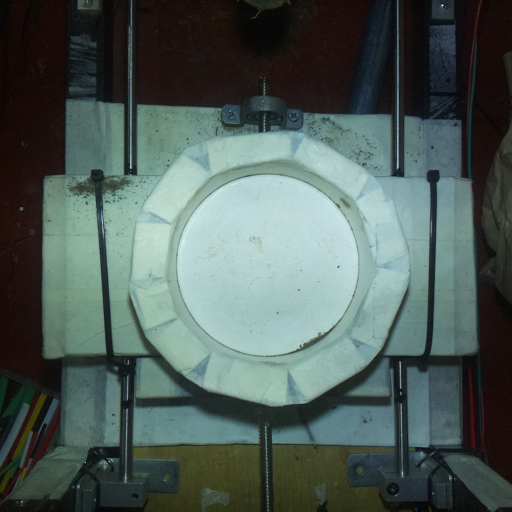
#> input picture ipynb/samplepic.jpg, 1024 x 1024 px (shown at 1/2 size)
$ jupyter execute --allow-errors test_preprocessing.ipynb
#> lines starting #> are read from the running program, lines starting #| are printed output that depends on the picture; after the words box and inside, x2 and y2 are one past the last pixel; in counts of white or black regions, pixels touching at a corner belong together
[cell 1]
import numpy as np
import cv2
import matplotlib.pyplot as plt

[cell 2]
image = cv2.imread("samplepic.jpg")
#> image is the input picture: shape (1024, 1024, 3); mean B, G, R 88.3, 93.1, 78.3
image = cv2.cvtColor(image, cv2.COLOR_BGR2RGB)
# plt.imshow(image)
# plt.axis("off")
# plt.show()
cropped_image = image[330:720, 330:740 ,:]
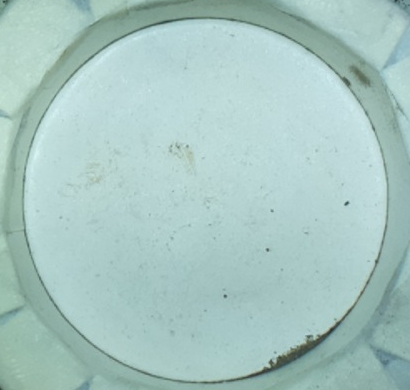
#> cropped_image: shape (390, 410, 3); mean R, G, B 167.2, 198.3, 193.6
plt.imshow(cropped_image)
plt.show()

[cell 3]
resized_image = cv2.resize(cropped_image, (64, 64))
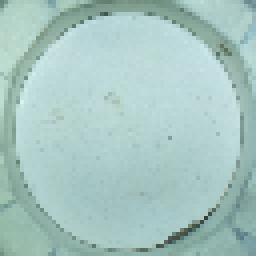
#> resized_image: shape (64, 64, 3) (shown 4 times larger); mean R, G, B 167.1, 198.1, 193.5
#> (the rest of this cell did not finish here and is left out)

[cell 4]
image = cv2.imread("final.jpg")
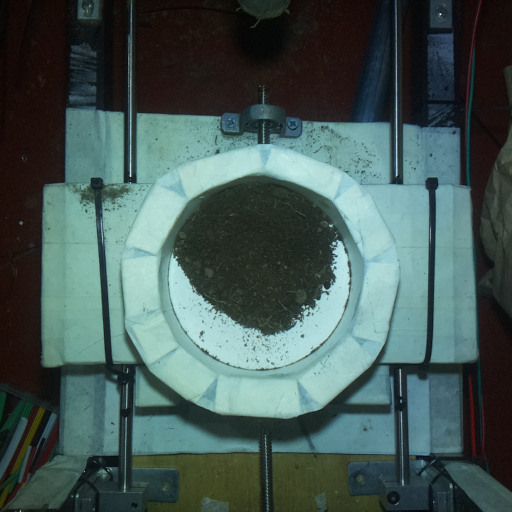
#> input picture ipynb/final.jpg, 1024 x 1024 px (shown at 1/2 size)
#> image is the input picture: shape (1024, 1024, 3); mean B, G, R 85.9, 89.2, 68.9
image = cv2.cvtColor(image, cv2.COLOR_BGR2RGB)
# plt.imshow(image)
# plt.axis("off")
# plt.show()
cropped_image = image[345:745, 310:710 ,:]
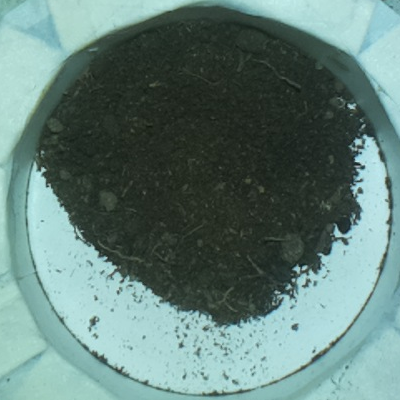
#> cropped_image: shape (400, 400, 3); mean R, G, B 98.4, 126.3, 120.5
plt.imshow(cropped_image)
plt.show()

[cell 5]
def get_mask(image):
    image = image.astype(np.uint8)
    gray = cv2.cvtColor(image, cv2.COLOR_RGB2GRAY)
    binr = cv2.threshold(gray, 16, 255, cv2.THRESH_BINARY + cv2.THRESH_OTSU)[1]
    binr = np.invert(binr)
    kernel = np.ones((3, 3), np.uint8)
    mask = cv2.erode(binr, kernel, iterations=3)
    mask = (mask // 255).astype(np.uint8)
    return mask

def process_image(image):
    rgb_image = image.astype(np.uint8)
    mask = get_mask(rgb_image)
    gray = cv2.cvtColor(rgb_image, cv2.COLOR_RGB2GRAY)
    rgb_planes = cv2.split(rgb_image)
    result_planes = []
    for plane in rgb_planes:
        processed_image = cv2.medianBlur(plane, 3)
        processed_image = cv2.bitwise_and(processed_image, processed_image, mask=mask)
        result_planes.append(processed_image)
    result = cv2.merge(result_planes)
    return result

[cell 6]
resized_image = cv2.resize(cropped_image, (64, 64))
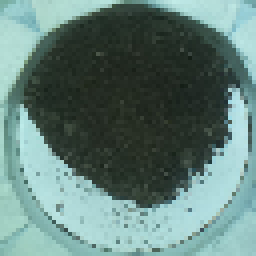
#> resized_image: shape (64, 64, 3) (shown 4 times larger); mean R, G, B 98.3, 126.2, 120.4
processed_image = process_image(resized_image)
#> in get_mask, `binr = cv2.threshold(gray, 16, 255, cv2.THRESH_BINARY + cv2.THRESH_OTS..`:
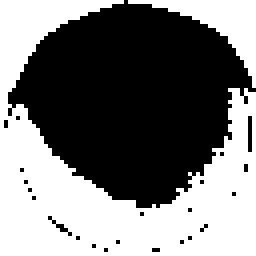
#> binr: shape (64, 64) (shown 4 times larger); 48.2% white; 2 white regions, box (x1, y1, x2, y2) and area: (0, 0, 64, 64) 1768, (32, 0, 64, 22) 207
#> in get_mask, `mask = cv2.erode(binr, kernel, iterations=3)`:
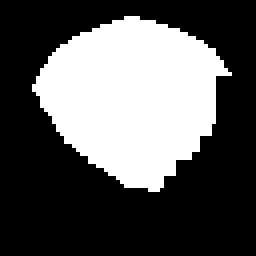
#> mask: shape (64, 64) (shown 4 times larger); 34.9% white; 1 white region, box (x1, y1, x2, y2) and area: (8, 4, 58, 48) 1431
#> the loop in process_image, `for plane in rgb_planes:` made 3 passes
#> pass 1, in process_image, `processed_image = cv2.medianBlur(plane, 3)`:
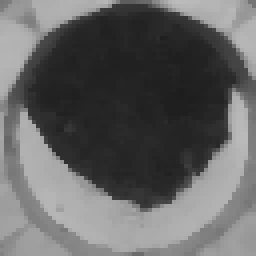
#> processed_image: shape (64, 64) (shown 4 times larger); min 29, max 188, mean 99.1
#> pass 1, in process_image, `processed_image = cv2.bitwise_and(processed_image, processed_image, ma..`:
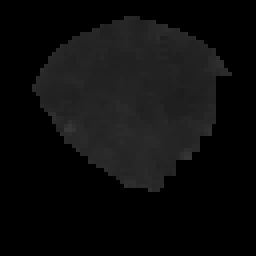
#> processed_image: shape (64, 64) (shown 4 times larger); min 0, max 55, mean 12.8
#> pass 2, in process_image, `processed_image = cv2.medianBlur(plane, 3)`:
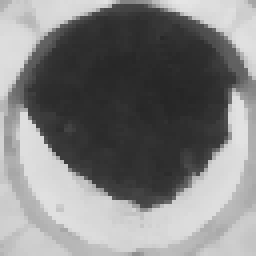
#> processed_image: shape (64, 64) (shown 4 times larger); min 38, max 230, mean 127.3
#> after the loop in process_image, `for plane in rgb_planes:`: result_planes = 3 items
plt.imshow(processed_image)
plt.show()
